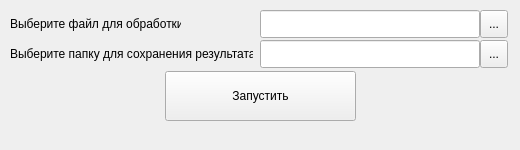
<?xml version="1.0" encoding="UTF-8"?>
<ui version="4.0">
 <class>MainWindow</class>
 <widget class="QMainWindow" name="MainWindow">
  <property name="geometry">
   <rect>
    <x>0</x>
    <y>0</y>
    <width>520</width>
    <height>150</height>
   </rect>
  </property>
  <property name="minimumSize">
   <size>
    <width>520</width>
    <height>150</height>
   </size>
  </property>
  <property name="maximumSize">
   <size>
    <width>520</width>
    <height>150</height>
   </size>
  </property>
  <property name="windowTitle">
   <string>Парсер &quot;nord-tex.shop&quot;</string>
  </property>
  <property name="windowIcon">
   <iconset>
    <normaloff>../icon.png</normaloff>../icon.png</iconset>
  </property>
  <widget class="QWidget" name="centralwidget">
   <widget class="QLabel" name="label">
    <property name="geometry">
     <rect>
      <x>10</x>
      <y>40</y>
      <width>243</width>
      <height>28</height>
     </rect>
    </property>
    <property name="text">
     <string>Выберите папку для сохранения результата</string>
    </property>
   </widget>
   <widget class="QLabel" name="label_2">
    <property name="geometry">
     <rect>
      <x>10</x>
      <y>10</y>
      <width>171</width>
      <height>28</height>
     </rect>
    </property>
    <property name="text">
     <string>Выберите файл для обработки</string>
    </property>
   </widget>
   <widget class="QLineEdit" name="output_filename_edit">
    <property name="geometry">
     <rect>
      <x>260</x>
      <y>40</y>
      <width>220</width>
      <height>28</height>
     </rect>
    </property>
   </widget>
   <widget class="QLineEdit" name="input_filename_edit">
    <property name="geometry">
     <rect>
      <x>260</x>
      <y>10</y>
      <width>220</width>
      <height>28</height>
     </rect>
    </property>
   </widget>
   <widget class="QToolButton" name="input_filename_button">
    <property name="geometry">
     <rect>
      <x>480</x>
      <y>10</y>
      <width>28</width>
      <height>28</height>
     </rect>
    </property>
    <property name="text">
     <string>...</string>
    </property>
   </widget>
   <widget class="QToolButton" name="output_filename_button">
    <property name="geometry">
     <rect>
      <x>480</x>
      <y>40</y>
      <width>28</width>
      <height>28</height>
     </rect>
    </property>
    <property name="text">
     <string>...</string>
    </property>
   </widget>
   <widget class="QPushButton" name="start_button">
    <property name="geometry">
     <rect>
      <x>165</x>
      <y>71</y>
      <width>191</width>
      <height>50</height>
     </rect>
    </property>
    <property name="text">
     <string>Запустить</string>
    </property>
   </widget>
  </widget>
  <widget class="QMenuBar" name="menubar">
   <property name="geometry">
    <rect>
     <x>0</x>
     <y>0</y>
     <width>520</width>
     <height>25</height>
    </rect>
   </property>
  </widget>
 </widget>
 <resources/>
 <connections/>
</ui>
